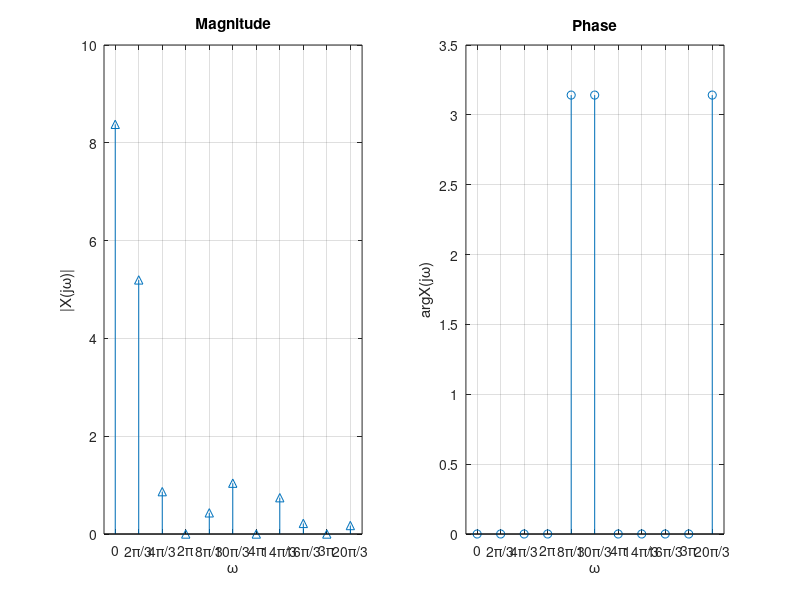

Write MATLAB code to recreate this figure.
clc;
clear;

% X(jw)=sigma (k=-inf:inf) [2sin(2kpi/3)/k + 4sin(kpi/3)/k] * delta(w-k*2/3pi)

k = (0:1:10);
omega = k*2*pi/3;
X_FT = 2*sin(k.*2*pi/3)./k+4*sin(k.*pi/3)./k;
X_FT(1)=8*pi/3;

X_FT_MAGNITUDE = abs(X_FT);
tolerance = 1e-6;
X_FT(X_FT_MAGNITUDE < tolerance) = 0;
X_FT_PHASE = angle(X_FT);

subplot(1,2,1);
stem(omega,X_FT_MAGNITUDE,'^');
xlabel('\omega');
ylabel('|X(j\omega)|');
xticks(omega);
xticklabels({'0','2\pi/3','4\pi/3','2\pi','8\pi/3','10\pi/3','4\pi','14\pi/3','16\pi/3','3\pi','20\pi/3'});
xlim([-1,7*pi]);
title('Magnitude');
grid on;

subplot(1,2,2);
stem(omega,X_FT_PHASE);
xlabel('\omega');
ylabel('arg{X(j\omega)}');
xticks(omega);
xticklabels({'0','2\pi/3','4\pi/3','2\pi','8\pi/3','10\pi/3','4\pi','14\pi/3','16\pi/3','3\pi','20\pi/3'});
xlim([-1,7*pi]);
title('Phase');
grid on;
